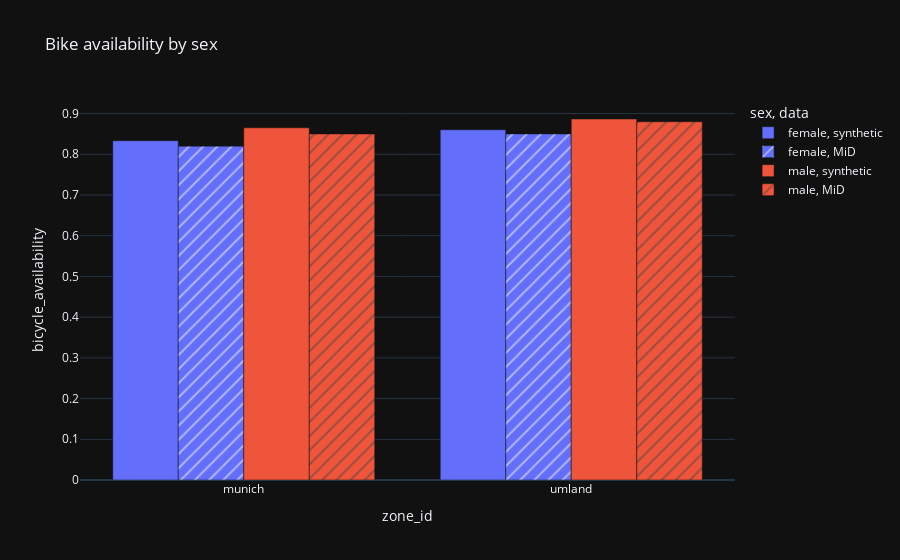

Here is the notebook cell this chart was saved with:
### Code cell
df = home_zones(df_persons[["household_id", "sex", "bicycle_availability"]], ["munich", "umland"])
df["bicycle_availability"] = df["bicycle_availability"] == "all"
df = df.groupby(["zone_id", "sex"])["bicycle_availability"].mean().reset_index().assign(data = "synthetic")

df = pd.concat([df, pd.DataFrame.from_records([
    { "zone_id": "munich", "sex": "male", "bicycle_availability": 0.85, "data": "MiD" },
    { "zone_id": "munich", "sex": "female", "bicycle_availability": 0.82, "data": "MiD" },
    { "zone_id": "umland", "sex": "male", "bicycle_availability": 0.88, "data": "MiD" },
    { "zone_id": "umland", "sex": "female", "bicycle_availability": 0.85, "data": "MiD" },
])])

px.bar(
    df, x = "zone_id", y = "bicycle_availability", pattern_shape = "data", barmode = "group",
    title = "Bike availability by sex", color = "sex"
)

### Figure 1 — Plotly figure (JSON) as saved in the notebook; plotly's stock layout.template omitted (floating-point values rounded to 4 significant figures)
{"data": [{"alignmentgroup": "True", "hovertemplate": "sex=female<br>data=synthetic<br>zone_id=%{x}<br>bicycle_availability=%{y}<extra></extra>", "legendgroup": "female, synthetic", "marker": {"color": "#636efa", "pattern": {"shape": ""}}, "name": "female, synthetic", "offsetgroup": "female, synthetic", "orientation": "v", "showlegend": true, "textposition": "auto", "type": "bar", "x": ["munich", "umland"], "xaxis": "x", "y": [0.8334, 0.8603], "yaxis": "y"}, {"alignmentgroup": "True", "hovertemplate": "sex=female<br>data=MiD<br>zone_id=%{x}<br>bicycle_availability=%{y}<extra></extra>", "legendgroup": "female, MiD", "marker": {"color": "#636efa", "pattern": {"shape": "/"}}, "name": "female, MiD", "offsetgroup": "female, MiD", "orientation": "v", "showlegend": true, "textposition": "auto", "type": "bar", "x": ["munich", "umland"], "xaxis": "x", "y": [0.82, 0.85], "yaxis": "y"}, {"alignmentgroup": "True", "hovertemplate": "sex=male<br>data=synthetic<br>zone_id=%{x}<br>bicycle_availability=%{y}<extra></extra>", "legendgroup": "male, synthetic", "marker": {"color": "#EF553B", "pattern": {"shape": ""}}, "name": "male, synthetic", "offsetgroup": "male, synthetic", "orientation": "v", "showlegend": true, "textposition": "auto", "type": "bar", "x": ["munich", "umland"], "xaxis": "x", "y": [0.865, 0.8867], "yaxis": "y"}, {"alignmentgroup": "True", "hovertemplate": "sex=male<br>data=MiD<br>zone_id=%{x}<br>bicycle_availability=%{y}<extra></extra>", "legendgroup": "male, MiD", "marker": {"color": "#EF553B", "pattern": {"shape": "/"}}, "name": "male, MiD", "offsetgroup": "male, MiD", "orientation": "v", "showlegend": true, "textposition": "auto", "type": "bar", "x": ["munich", "umland"], "xaxis": "x", "y": [0.85, 0.88], "yaxis": "y"}], "layout": {"barmode": "group", "legend": {"title": {"text": "sex, data"}, "tracegroupgap": 0}, "title": {"text": "Bike availability by sex"}, "xaxis": {"anchor": "y", "domain": [0, 1], "title": {"text": "zone_id"}}, "yaxis": {"anchor": "x", "domain": [0, 1], "title": {"text": "bicycle_availability"}}}}
